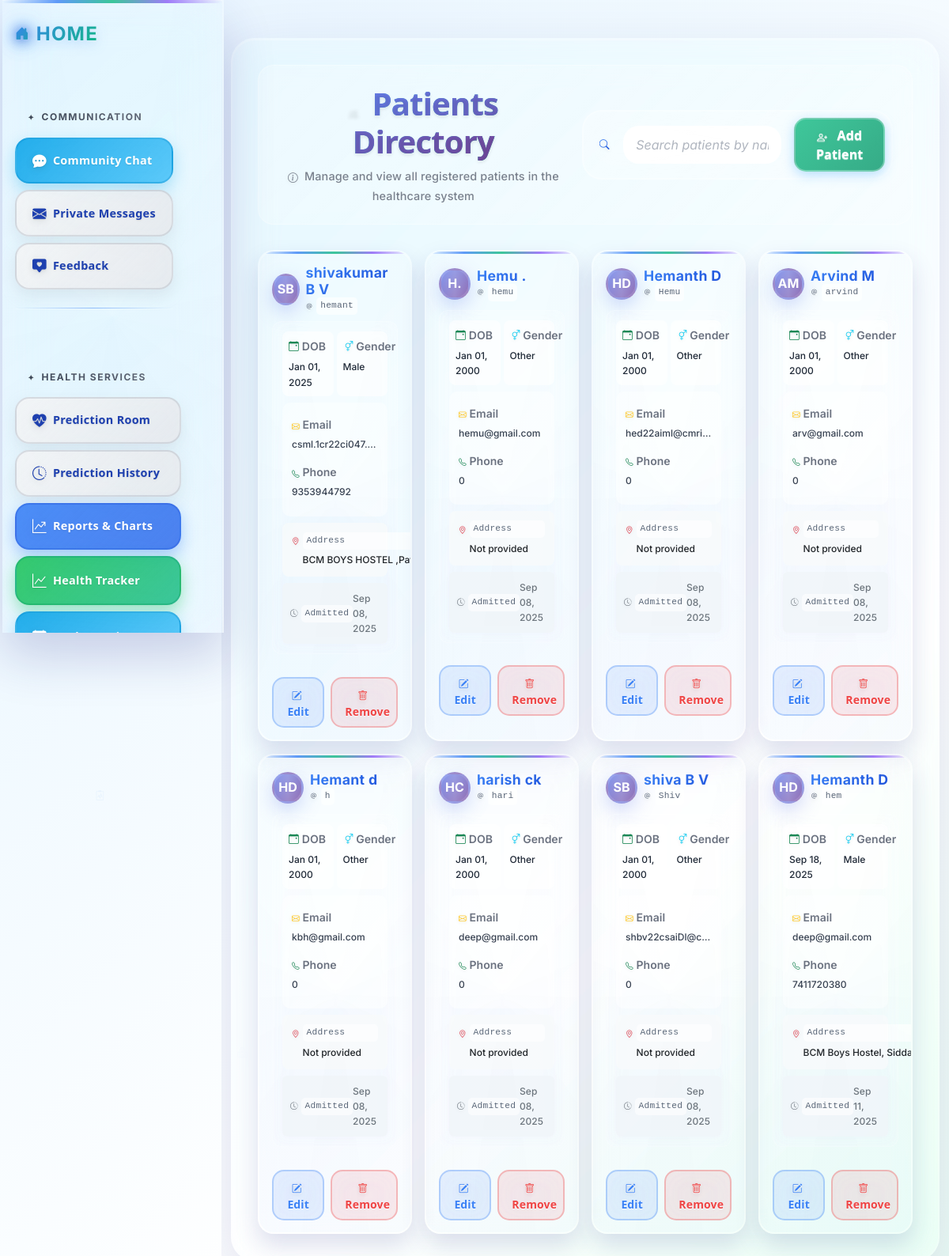
Page /viewStudents/ (signed in) on the committed database.
### admission/models.py (models this page shows, shortened)
class Student(models.Model):
    user = models.OneToOneField(User,on_delete=models.CASCADE,null = True,blank = True)
    first_name = models.CharField(max_length = 100)
    last_name = models.CharField(max_length = 100)
    username = models.CharField(max_length = 100, null = False , blank = True)
    password1 = models.CharField(max_length = 100, null = False , blank = True)
    password2 = models.CharField(max_length = 100, null = False, blank = True)
    dob = models.DateField()
    gender = models.CharField(max_length = 100)
    email = models.EmailField(max_length = 100)
    phone_number = models.IntegerField()
    address = models.TextField()
    admission_date = models.DateField(auto_now_add = True)
    created_by = models.ForeignKey(User, on_delete=models.SET_NULL, null=True, blank=True, related_name='created_patients')

### admission/views.py (the view)
# urls.py: path('viewStudents/',views.veiewStudents,name = 'viewstudents'),
@login_required
def veiewStudents(request):
    students = Student.objects.all()
    print(f"Debug: Found {students.count()} students")
    all_users = User.objects.filter(is_superuser=False)
    users_with_students = User.objects.filter(student__isnull=False)
    users_without_students = all_users.exclude(id__in=users_with_students.values_list('id', flat=True))
    print(f"Debug: Total non-superusers: {all_users.count()}")
    print(f"Debug: Users with student records: {users_with_students.count()}")
    print(f"Debug: Users without student records: {users_without_students.count()}")
    if users_without_students.exists():
        print("Users without student records:")
        for user in users_without_students:
            print(f"  - {user.username} ({user.first_name} {user.last_name})")
    for student in students:
        print(f"Student: {student.first_name} {student.last_name} - {student.email}")
    context = {'students': students}
    return render(request, 'admission/students.html', context)

### admission/templates/admission/students.html (shortened to what this page needs)
{% extends 'base.html' %}
{% block content %}
<div class="medical-bg">
  <div class="floating-icon"><i class="bi bi-people"></i></div>
  <div class="floating-icon"><i class="bi bi-heart-pulse"></i></div>
  <div class="floating-icon"><i class="bi bi-clipboard2-pulse"></i></div>
  <div class="floating-icon"><i class="bi bi-shield-check"></i></div>
  <div class="floating-icon"><i class="bi bi-hospital"></i></div>
</div>
<div class="container mt-5">
  <div class="patients-container">
    <div class="patients-header">
      <div class="d-flex flex-column flex-md-row align-items-center justify-content-between gap-3">
        <div class="header-title-section">
          <h1 class="patients-title fw-bold mb-2">
            <i class="bi bi-people-fill me-2"></i>
            <span class="gradient-text">Patients Directory</span>
          </h1>
          <p class="header-subtitle text-muted mb-0">
            <i class="bi bi-info-circle me-1"></i>
            Manage and view all registered patients in the healthcare system
          </p>
        </div>
        <div class="search-container d-flex align-items-center" style="max-width: 400px;">
          <div class="input-group">
            <span class="input-group-text bg-transparent border-0">
              <i class="bi bi-search text-primary"></i>
            </span>
            <input id="patientFilter" type="text" class="form-control border-0"
                   placeholder="Search patients by name, username, or room number...">
          </div>
          <a href="{% url 'admission:registration' %}" class="btn btn-success btn-glass ms-3">
            <i class="bi bi-person-plus me-2"></i>
            <span class="btn-text">Add Patient</span>
          </a>
        </div>
      </div>
    </div>
  {% if students %}
  <div class="row g-3" id="patientsGrid">
    {% for student in students %}
    <div class="col-xl-3 col-lg-4 col-md-6 col-sm-6 patient-card"
         data-name="{{ student.first_name }} {{ student.last_name }}"
         data-username="{{ student.username }}"
         data-room="{{ student.room }}">
      <div class="glass-card h-100">
        <div class="card-body p-3">
          <div class="d-flex align-items-center mb-2">
            <div class="patient-avatar rounded-circle d-flex align-items-center justify-content-center text-white me-2"
                 style="width:40px;height:40px;">
              <span class="fw-bold fs-6">{{ student.first_name|first|upper }}{{ student.last_name|first|upper }}</span>
            </div>
            <div class="patient-header-info flex-grow-1">
              <h5 class="patient-name fw-bold text-primary mb-0">
                {{ student.first_name }} {{ student.last_name }}
              </h5>
              <div class="patient-username d-flex align-items-center">
                <i class="bi bi-at text-muted me-1" style="font-size: 0.6rem;"></i>
                <small class="text-muted username-badge">{{ student.username }}</small>
              </div>
            </div>
          </div>
          <div class="patient-info">
            <div class="personal-details mb-2">
              <div class="row g-1">
                <div class="col-6">
                  <div class="detail-item">
                    <div class="detail-label">
                      <i class="bi bi-calendar-event text-success me-1"></i>
                      <small>DOB</small>
                    </div>
                    <div class="detail-value fw-medium" style="font-size: 0.75rem;">{{ student.dob|date:"M d, Y" }}</div>
                  </div>
                </div>
                <div class="col-6">
                  <div class="detail-item">
                    <div class="detail-label">
                      <i class="bi bi-gender-ambiguous text-info me-1"></i>
                      <small>Gender</small>
                    </div>
                    <div class="detail-value fw-medium" style="font-size: 0.75rem;">{{ student.gender|title }}</div>
                  </div>
                </div>
              </div>
            </div>
            <div class="contact-info mb-2">
              <div class="contact-item mb-1">
                <div class="d-flex align-items-center">
                  <i class="bi bi-envelope text-warning me-1" style="font-size: 0.6rem;"></i>
                  <small class="contact-label">Email</small>
                </div>
                <div class="contact-value text-truncate" title="{{ student.email }}" style="font-size: 0.75rem;">
                  {{ student.email|truncatechars:20 }}
                </div>
              </div>
              <div class="contact-item mb-1">
                <div class="d-flex align-items-center">
                  <i class="bi bi-telephone text-success me-1" style="font-size: 0.6rem;"></i>
                  <small class="contact-label">Phone</small>
                </div>
                <div class="contact-value fw-medium" style="font-size: 0.75rem;">
                  {{ student.phone_number|truncatechars:15 }}
                </div>
              </div>
            </div>
            <div class="address-section mb-2">
              <div class="d-flex align-items-start">
                <i class="bi bi-geo-alt text-danger me-1 mt-1" style="font-size: 0.6rem;"></i>
                <div class="address-content">
                  <small class="address-label text-muted">Address</small>
                  <div class="address-text fw-medium"
                       data-full-address="{{ student.address }}"
                       title="{{ student.address }}" style="font-size: 0.75rem;">
                    {{ student.address|truncatechars:25 }}
                  </div>
                </div>
              </div>
            </div>
            <div class="admission-info">
              <div class="d-flex align-items-center justify-content-between">
                <div class="d-flex align-items-center">
                  <i class="bi bi-clock-history text-secondary me-1" style="font-size: 0.6rem;"></i>
                  <small class="text-muted">Admitted</small>
                </div>
                <div class="admission-date fw-medium text-secondary" style="font-size: 0.75rem;">
                  {{ student.admission_date|date:"M d, Y" }}
                </div>
              </div>
            </div>
          </div>
        </div>
        <div class="card-footer bg-transparent border-0 pt-0 pb-3 px-3">
          <div class="d-flex justify-content-end gap-2">
            <a href="{% url 'admission:updatedetails' student.user.id %}"
               class="btn btn-outline-primary btn-sm btn-glass flex-grow-1 flex-md-grow-0"
               title="Edit patient information">
              <i class="bi bi-pencil-square me-1"></i>
              <span class="btn-text">Edit</span>
            </a>
            <a href="{% url 'admission:deletestudent' student.user.id %}"
               class="btn btn-outline-danger btn-sm btn-glass flex-grow-1 flex-md-grow-0"
               onclick="return confirm('Are you sure you want to delete this patient? This action cannot be undone.')"
               title="Remove patient from system">
              <i class="bi bi-trash me-1"></i>
              <span class="btn-text">Remove</span>
            </a>
          </div>
        </div>
      </div>
    </div>
    {% endfor %}
  </div>
  {% endif %}
  </div>
</div>
{% endblock content %}

### templates/base.html (shortened to what this page needs)
{% load static %}
<!DOCTYPE html>
<html lang="en">
<head>
  <link href="https://cdn.jsdelivr.net/npm/bootstrap@5.3.3/dist/css/bootstrap.min.css" rel="stylesheet">
  <link href="https://cdnjs.cloudflare.com/ajax/libs/bootstrap-icons/1.10.5/font/bootstrap-icons.min.css" rel="stylesheet">
  <link href="https://cdn.jsdelivr.net/npm/aos@2.3.4/dist/aos.css" rel="stylesheet">
  <link href="https://cdnjs.cloudflare.com/ajax/libs/animate.css/4.1.1/animate.min.css" rel="stylesheet">
</head>
<body>
  {% if request.user.is_authenticated %}
    {% include "navbar.html" %}
  {% endif %}
  <div class="main-content">
    {% block content %}{% endblock content %}
  </div>
</body>
</html>

### templates/navbar.html (shortened to what this page needs)
{% load static %}
{% block navbar %}
<div class="sidebar d-flex flex-column align-items-start">
  <a class="navbar-brand fw-bold fs-4 d-flex align-items-center mb-4 animate__animated animate__fadeInDown" href="{% url 'admission:index' %}" style="text-decoration: none;">
    <i class="bi bi-house-door-fill me-2 animated-home-icon"></i> Home
  </a>
  {% if request.user.is_authenticated %}
    <div class="sidebar-section">
      <div class="sidebar-section-title">Communication</div>
      <a class="btn btn-info fw-semibold w-100 mb-2 animate__animated animate__fadeInLeft" href="{% url 'chatroom:index' %}">
        <i class="bi bi-chat-dots-fill me-2"></i> Community Chat
      </a>
      <a class="btn btn-light fw-semibold w-100 mb-2 animate__animated animate__fadeInLeft" href="{% url 'messaging:private_messages' %}">
        <i class="bi bi-envelope-fill me-2"></i> Private Messages
      </a>
      <a class="btn btn-light fw-semibold w-100 mb-2 animate__animated animate__fadeInLeft" href="{% url 'chatroom:report' %}">
        <i class="bi bi-chat-square-heart-fill me-2"></i> Feedback
      </a>
    </div>
    {% if not request.user.is_superuser %}
        <div class="sidebar-section">
          <div class="sidebar-section-title">Health Services</div>
          <a class="btn btn-light fw-semibold w-100 mb-2 animate__animated animate__fadeInLeft" href="{% url 'predictor:index' %}">
            <i class="bi bi-heart-pulse-fill me-2"></i> Prediction Room
          </a>
          <a class="btn btn-light fw-semibold w-100 mb-2 animate__animated animate__fadeInLeft" href="{% url 'predictor:history' %}">
            <i class="bi bi-clock-history me-2"></i> Prediction History
          </a>
          <a class="btn btn-primary fw-semibold w-100 mb-2 animate__animated animate__fadeInLeft" href="{% url 'predictor:compare' %}">
            <i class="bi bi-graph-up-arrow me-2"></i> Reports & Charts
          </a>
          <a class="btn btn-success w-100 mb-2 animate__animated animate__fadeInLeft" href="{% url 'health_dashboard' %}">
            <i class="bi bi-graph-up me-2"></i> Health Tracker
          </a>
          <a class="btn btn-info w-100 mb-2 animate__animated animate__fadeInLeft" href="{% url 'appointments:book_appointment' %}">
            <i class="bi bi-calendar-plus me-2"></i> Book Appointment
          </a>
        </div>
    {% endif %}
  {% else %}
    <a class="btn btn-light text-primary fw-semibold w-100" href="{% url 'admission:login' %}">Login</a>
  {% endif %}
</div>
{% endblock navbar %}

### templates/base.html (style rules this page uses)
:root { --bg-color: #f8f9fa; --text-color: #212529; --primary-gradient: linear-gradient(135deg, #667eea 0%, #764ba2 100%); --secondary-gradient: linear-gradient(135deg, #f093fb 0%, #f5576c 100%); --success-gradient: linear-gradient(135deg, #4facfe 0%, #00f2fe 100%); --warning-gradient: linear-gradient(135deg, #43e97b 0%, #38f9d7 100%); --danger-gradient: linear-gradient(135deg, #fa709a 0%, #fee140 100%); --card-shadow: 0 10px 30px rgba(0, 0, 0, 0.1); --card-shadow-hover: 0 20px 40px rgba(0, 0, 0, 0.15); --border-radius: 15px; --transition: all 0.3s cubic-bezier(0.4, 0, 0.2, 1); }
* { box-sizing: border-box; }
body { background: var(--bg-color); color: var(--text-color); transition: var(--transition); font-family: 'Inter', -apple-system, BlinkMacSystemFont, 'Segoe UI', sans-serif; line-height: 1.6; overflow-x: hidden; }
html { scroll-behavior: smooth; }
.btn { border-radius: 10px; font-weight: 500; transition: var(--transition); border: none; position: relative; overflow: hidden; }
.btn::before { content: ''; position: absolute; top: 0; left: -100%; width: 100%; height: 100%; background: linear-gradient(90deg, transparent, rgba(255,255,255,0.2), transparent); transition: left 0.5s; }
.btn-primary { background: var(--primary-gradient); box-shadow: 0 4px 15px rgba(102, 126, 234, 0.4); }
.btn-success { background: var(--success-gradient); box-shadow: 0 4px 15px rgba(79, 172, 254, 0.4); }
.form-control, .form-select { border-radius: 10px; border: 2px solid #e9ecef; transition: var(--transition); background: rgba(255, 255, 255, 0.9); }
.main-content { margin-left: 280px; transition: margin-left 0.3s cubic-bezier(0.4, 0, 0.2, 1); min-height: 100vh; padding: 0; position: relative; z-index: 1; overflow-x: hidden; }
body { margin: 0; padding: 0; position: relative; }

### rows in the picture
Student: first_name|first "S", last_name|first "B", first_name "shivakumar", last_name "B V", username "hemant", dob "Jan 01, 2025", gender "Male", email "csml.1cr22ci047.…", phone_number "9353944792", address "BCM BOYS HOSTEL…", admission_date "Sep 08, 2025"
Student: first_name|first "H", last_name|first ".", first_name "Hemu", last_name ".", username "hemu", dob "Jan 01, 2000", gender "Other", email "hemu@gmail.com", phone_number "0", address "Not provided", admission_date "Sep 08, 2025"
Student: first_name|first "H", last_name|first "D", first_name "Hemanth", last_name "D", username "Hemu", dob "Jan 01, 2000", gender "Other", email "hed22aiml@cmri…", phone_number "0", address "Not provided", admission_date "Sep 08, 2025"
Student: first_name|first "A", last_name|first "M", first_name "Arvind", last_name "M", username "arvind", dob "Jan 01, 2000", gender "Other", email "arv@gmail.com", phone_number "0", address "Not provided", admission_date "Sep 08, 2025"
Student: first_name|first "H", last_name|first "D", first_name "Hemant", last_name "d", username "h", dob "Jan 01, 2000", gender "Other", email "kbh@gmail.com", phone_number "0", address "Not provided", admission_date "Sep 08, 2025"
Student: first_name|first "H", last_name|first "C", first_name "harish", last_name "ck", username "hari", dob "Jan 01, 2000", gender "Other", email "deep@gmail.com", phone_number "0", address "Not provided", admission_date "Sep 08, 2025"
Student: first_name|first "S", last_name|first "B", first_name "shiva", last_name "B V", username "Shiv", dob "Jan 01, 2000", gender "Other", email "shbv22csaiDl@c…", phone_number "0", address "Not provided", admission_date "Sep 08, 2025"
Student: first_name|first "H", last_name|first "D", first_name "Hemanth", last_name "D", username "hem", dob "Sep 18, 2025", gender "Male", email "deep@gmail.com", phone_number "7411720380", address "BCM Boys Hostel,…", admission_date "Sep 11, 2025"
